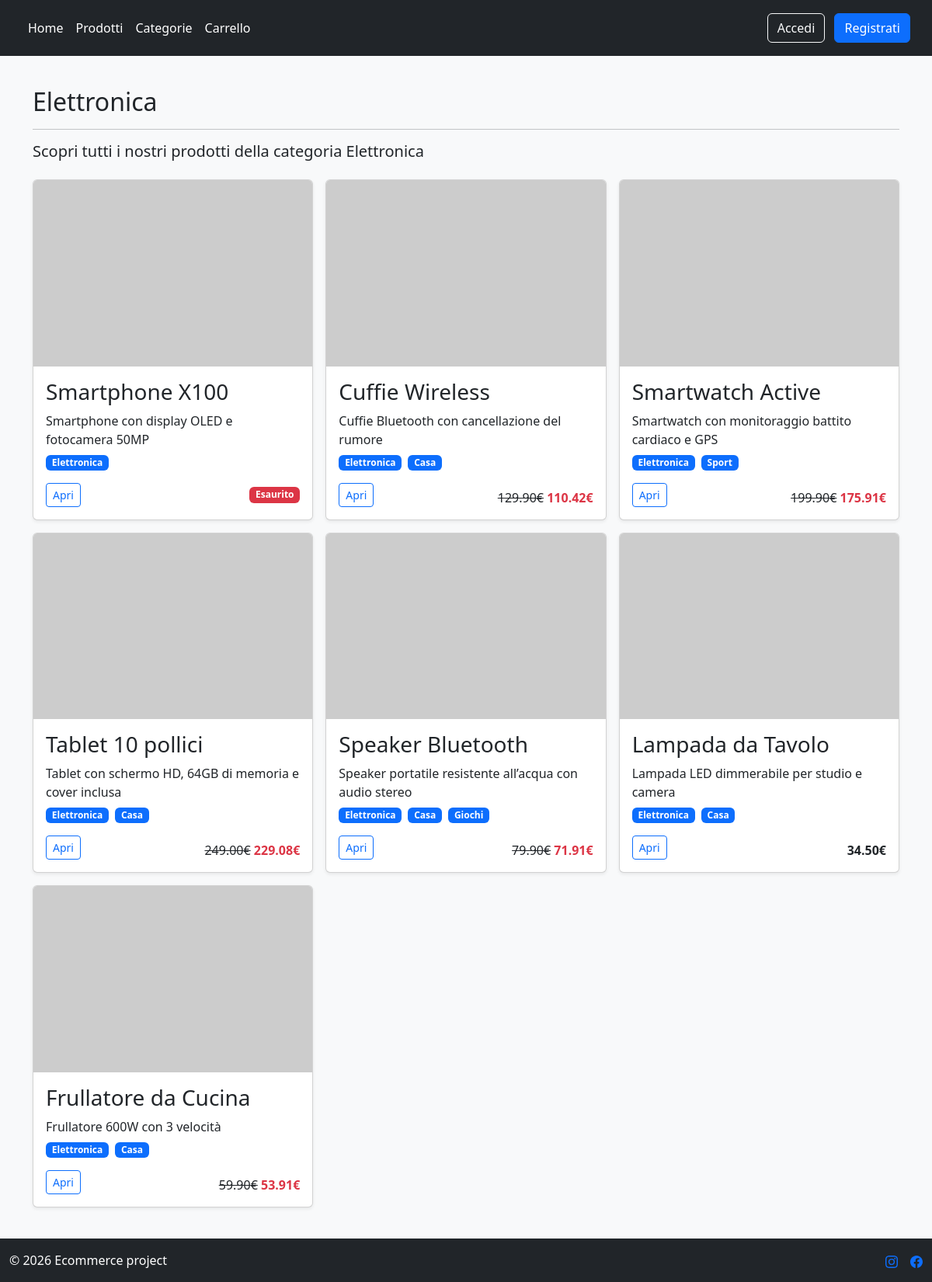
Before: /products/tags/elettronica/ with the older database file.
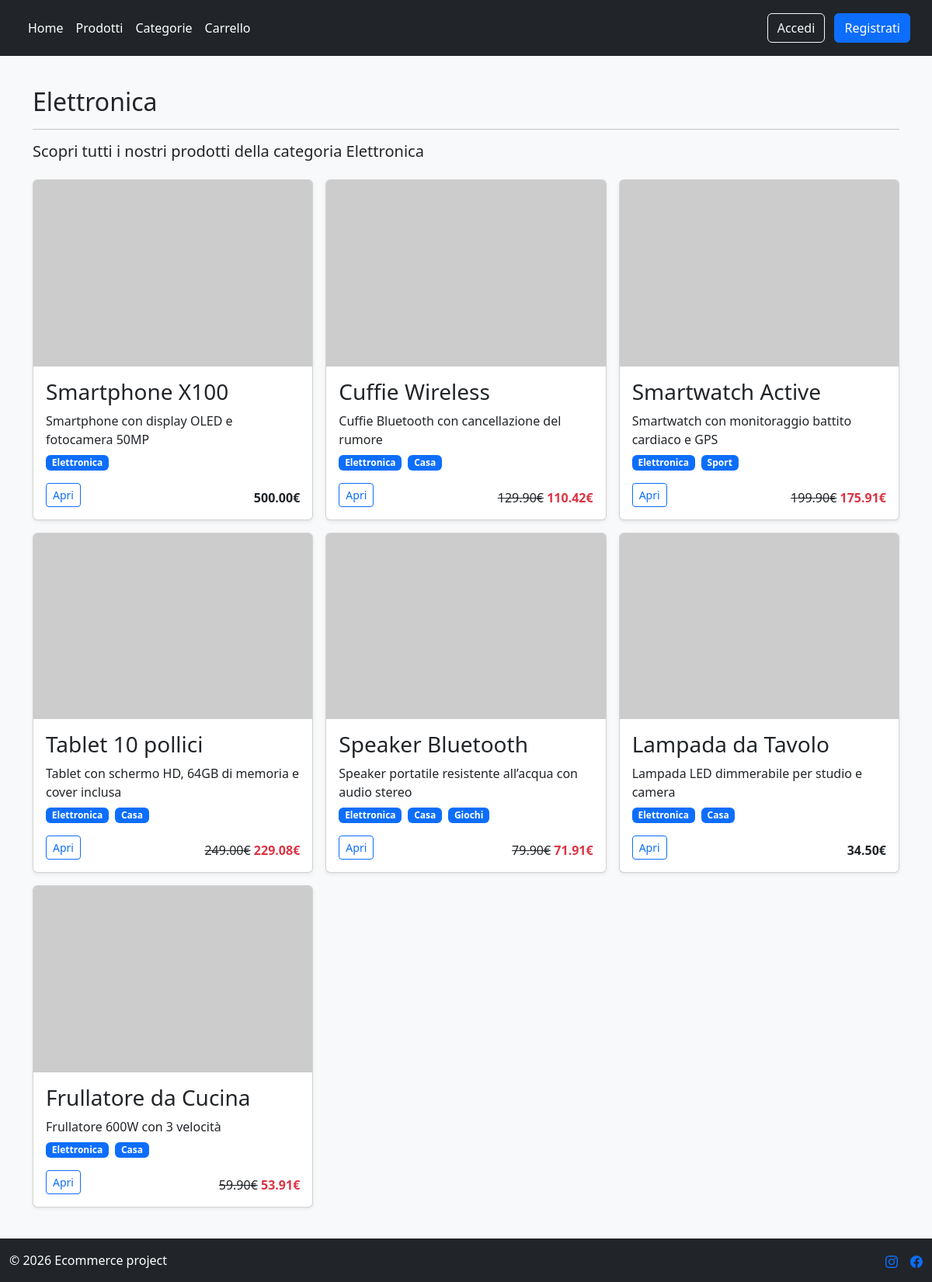
After: the same page with the newer database file.
### products/models.py (models this page shows, shortened)
class Product(models.Model):
    name = models.CharField(max_length=50, blank=False, null=False)
    description = models.CharField(max_length=255, blank = True)
    price = models.DecimalField(max_digits=10, decimal_places=2, validators=[MinValueValidator(0)])
    stock = models.IntegerField(validators=[MinValueValidator(0)])
    discount = models.DecimalField(max_digits=5, decimal_places=2, default=0, validators=[MaxValueValidator(100), MinValueValidator(0)])
    categories = models.ManyToManyField(Tag)
    slug = models.SlugField(blank=True, unique=True)
    def final_price(self):
        return self.price * (1 - self.discount/100)

### products/views.py (the view)
# urls.py: path("tags/<slug:slug>/", TagDetailView.as_view(), name="tag_detail")
class TagDetailView(DetailView):
    model = Tag
    template_name = "products/tag_detail.html"
    context_object_name = "category"

### templates/products/tag_detail.html (shortened to what this page needs)
{% extends 'base.html' %}
{% block content %}
<div class="album py-3">
    <div class="container">
        <div class="d-flex gap-2 align-items-center">
            <h2 class="m-0">{{ category.name }}</h2>
        </div>
        <hr>
        <h5 class="mb-4">Scopri tutti i nostri prodotti  della categoria {{ category.name }}</h5>
        <div class="row row-cols-1 row-cols-sm-2 row-cols-md-2 row-cols-lg-3 g-3">
            {% for product in category.product_set.all %}
                <div class = "col">
                {% include "includes/product_card.html" %}
                </div>
            {% empty %}
            <div class="alert alert-info text-center shadow-sm w-100">
                Nessun Risultato!
            </div>
            {% endfor %}
        </div>
    </div>
</div>
{% endblock %}

### templates/includes/product_card.html (shortened to what this page needs)
<div class="card shadow-sm h-100">
    <img src="https://placehold.co/600x400?text=." class="card-img-top">
    <div class="card-body d-flex flex-column">
        <h3>{{ product.name }}</h3>
        <p class="mb-0">{{ product.description }}</p>
        <div class="mt-auto">
            <div class="d-flex mb-3 mt-2 gap-2 flex-wrap">
                {% for category in product.categories.all %}
                    <a href="{% url "tag_detail" category.slug %}" class="badge text-bg-primary text-decoration-none">
                        {{ category.name }}
                    </a>
                {% endfor %}
            </div>
            <div class="d-flex justify-content-between align-items-center flex-wrap">
                <div class="btn-group">
                    <a href="{% url "product_detail" product.pk product.slug  %}" class="btn btn-sm btn-outline-primary">Apri</a>
                </div>
                {% if product.discount and  product.stock %}
                <p class="mb-0 mt-auto">
                    <s>{{ product.price }}€</s>
                    <strong class="text-danger">
                        {{ product.final_price|floatformat:2 }}€
                    </strong>
                </p>
                {% elif not product.discount and product.stock %}
                <strong class="mb-0 mt-auto">{{ product.price }}€</strong>
                {% else %}
                <span class="badge text-bg-danger">Esaurito</span>
                {% endif %}
            </div>
        </div>
    </div>
</div>

Changed rows visible on the page:
changed Product "Smartphone X100": price (not shown) → "500.00"; stock "Esaurito" → "€"
